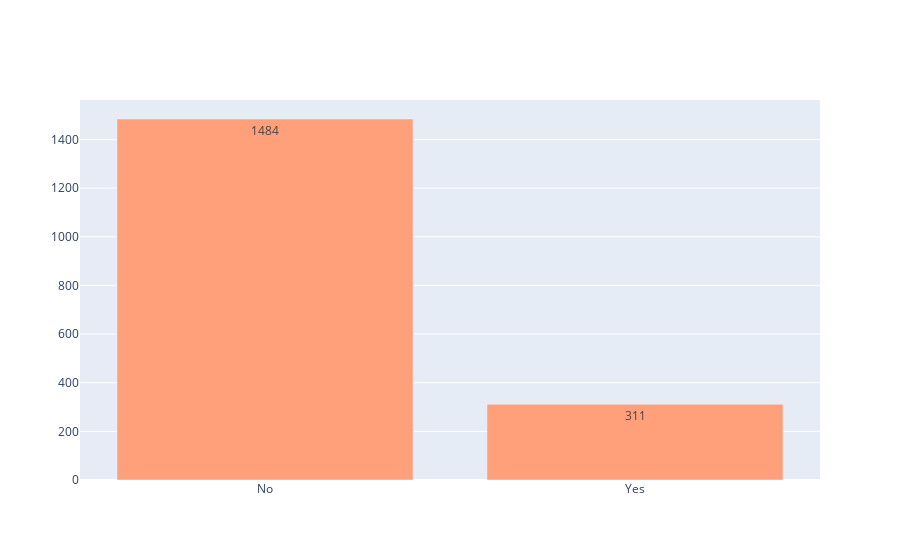

Source (notebook cell):
### Code cell
fig = go.Figure(data=[go.Bar(
            x=df3['Significant'], y=df3['count'],
            text=df3['count'],
            textposition='auto',
            marker_color = '#ffa07a'
        )])
fig.show()

### Figure 1 — Plotly figure (JSON) as saved in the notebook; plotly's stock layout.template omitted (floating-point values rounded to 4 significant figures)
{"data": [{"marker": {"color": "#ffa07a"}, "text": [1484, 311], "textposition": "auto", "type": "bar", "x": ["No", "Yes"], "y": [1484, 311]}], "layout": {}}
